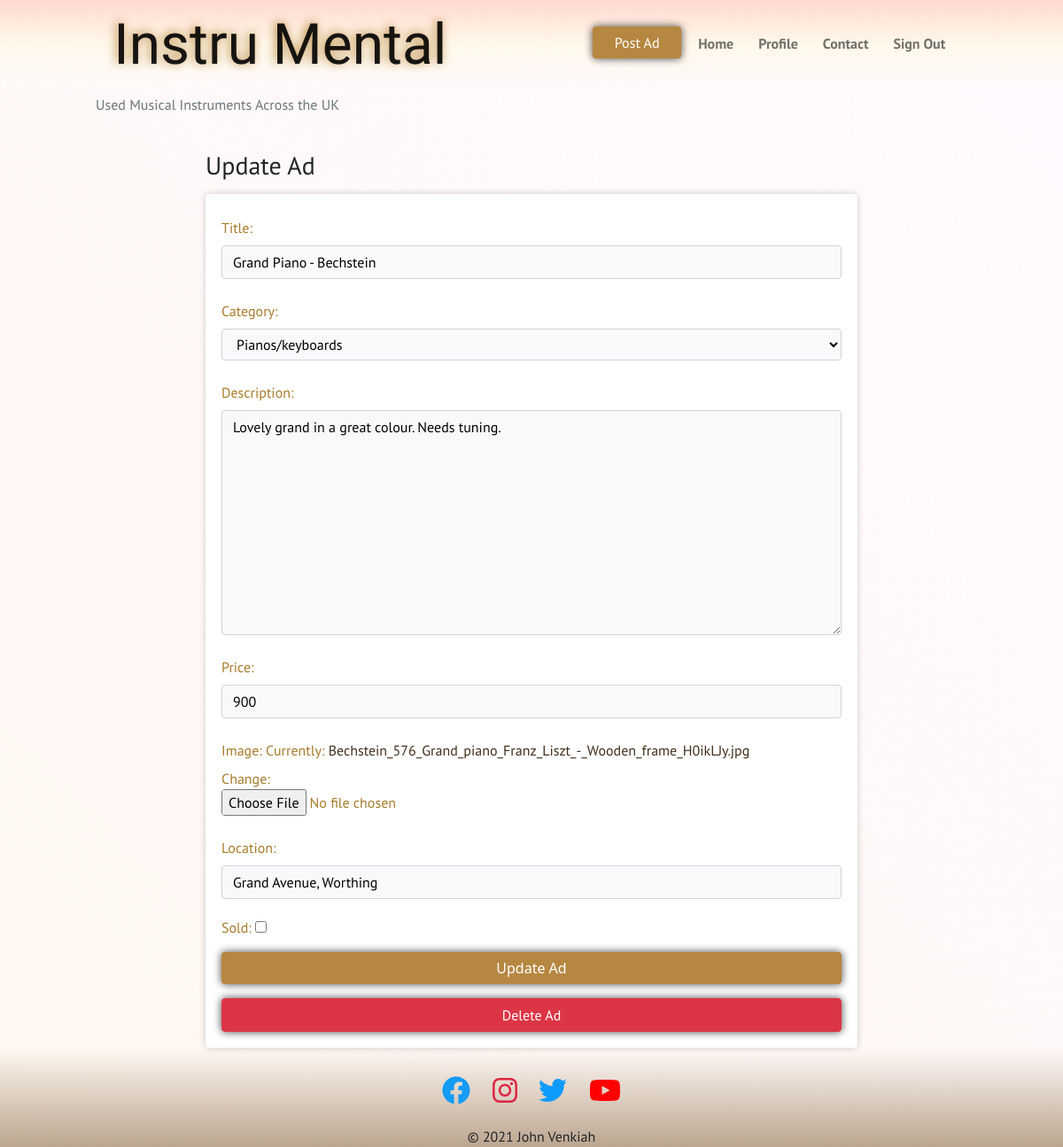
The page /ad_update/jvenkiah/grand-piano-bechstein/ (signed in) on the database its author committed.
### ads/models.py (models this page shows, shortened)
class Ad(models.Model):
    title = models.CharField(max_length=250, unique=True)
    slug = models.SlugField(max_length=200, unique=True)
    seller = models.ForeignKey(User, on_delete=models.CASCADE)
    image = models.ImageField(blank=False)
    category = models.CharField(max_length=250)
    description = models.CharField(max_length=800)
    created_on = models.DateTimeField(auto_now_add=True)
    price = models.PositiveIntegerField(
        validators=[MaxValueValidator(99999999)]
    )
    location = models.CharField(max_length=200)
    city = models.CharField(max_length=200)
    sold = models.BooleanField(default=False)
    saved = models.ManyToManyField(User, related_name='ad_saves', blank=True)
    class Meta:
        ordering = ['-created_on']
        verbose_name = 'ad'
        verbose_name_plural = 'ads'

### ads/views.py (the view, shortened to what this page needs)
class AdUpdateView(UpdateView):
    template_name = 'ads/ad_update.html'
    model = Ad
    form_class = AdForm
    google_api_key = GOOGLE_API_KEY
    def get_object(self, *args, **kwargs):
        obj = super(AdUpdateView, self).get_object(*args, **kwargs)
        if not obj.seller == self.request.user:
            raise PermissionDenied
        return obj
    def get_context_data(self, **kwargs):
        context = super(AdUpdateView, self).get_context_data(**kwargs)
        context['google_api_key'] = self.google_api_key
        return context
    @method_decorator(login_required)
    def dispatch(self, *args, **kwargs):
        return super(AdUpdateView, self).dispatch(*args, **kwargs)

### ads/forms.py
class AdForm(forms.ModelForm):
    def __init__(self, *args, **kwargs):
        super().__init__(*args, **kwargs)
        self.fields['location'].widget.attrs.update(
            {
                'required': ''
            }
        )
        self.fields['price'].widget.attrs['placeholder'] = '£0.00'
    class Meta:
        model = Ad
        fields = (
            'title',
            'category',
            'description',
            'price',
            'image',
            'location',
            'sold',
        )
    description = forms.CharField(
        widget=forms.Textarea(
            {
                'rows': 10,
                'class': 'textarea',
            }
        )
    )
    category = forms.ChoiceField(
            choices=zip(category_dict.keys(), category_dict.keys()))

### templates/ads/ad_update.html (shortened to what this page needs)
{% extends "main/base.html" %}
{% load static %}
{% block content %}
<div class="container">
<div class="row justify-content-center">
    <div class="col-md-10 col-lg-8">
        <h3 class="mt-3 mb-3">Update Ad</h3>
        <form class="d-grid post-ad-form" method="POST" enctype="multipart/form-data">
            {{ form.as_p }}
            <button class="btn btn-main mt-3" type="submit">Update Ad</button>
            <a class="btn btn-danger mt-3"href="{% url 'ads:delete_ad' ad.seller ad.slug %}">Delete Ad</a>
        </form>
    </div>
</div>
</div>
{% endblock %}

### static/css/style.css (style rules this page uses)
html, body { margin: 0; padding: 0; }
p, span, a, h2, h3, h4, h5 { font-family: 'PT Sans', sans-serif; }
p, span, a { font-weight: 400; }
a { color: #412f1c; text-decoration: none; }
.btn { display: block; }
.btn-main { background-color: rgb(182, 135, 64); border: rgb(167, 123, 42); color: #fff; }
.btn { box-shadow: 0px 0px 10px rgba(0, 0, 0, 0.4), 0px 0px 10px rgba(0, 0, 0, 0.4); }
.login input, .post-ad-form input, select, .textarea, .signup input { display: block; width: 100%; padding: .375rem .75rem; font-size: 1rem; font-weight: 400; line-height: 1.5; background-color: #f8f9fa; background-clip: padding-box; border: 1px solid #ced4da; border-radius: .25rem; }
.post-ad-form { border-radius: .25rem; box-shadow: 0px 1px 7px rgba(0, 0, 0, 0.1), 0px -1px 8px rgba(0, 0, 0, 0.1); background-color: #fff; border: rgb(167, 123, 42); color: rgb(167, 123, 42); padding: 18px; }
.post-ad-form label { margin: .5rem auto; }
#id_image { background-color: #fff; margin-left: 0; padding: 0; border: none; box-shadow: none; }
label[for="id_sold"] { display: inline; text-align: left; width: fit-content; border: none; }
#id_sold { width: fit-content; display: inline; margin-top: 18%; font-size: 3rem; }
.post-ad-form p:nth-child(8) { margin: 0 auto 0 0; align-self: flex-start; }

### rows shown on the page
Ad: title "Grand Piano - Bechstein", category "Pianos/keyboards", description "Lovely grand in a great colour. Needs tuning.", price "900", location "Grand Avenue, Worthing"
